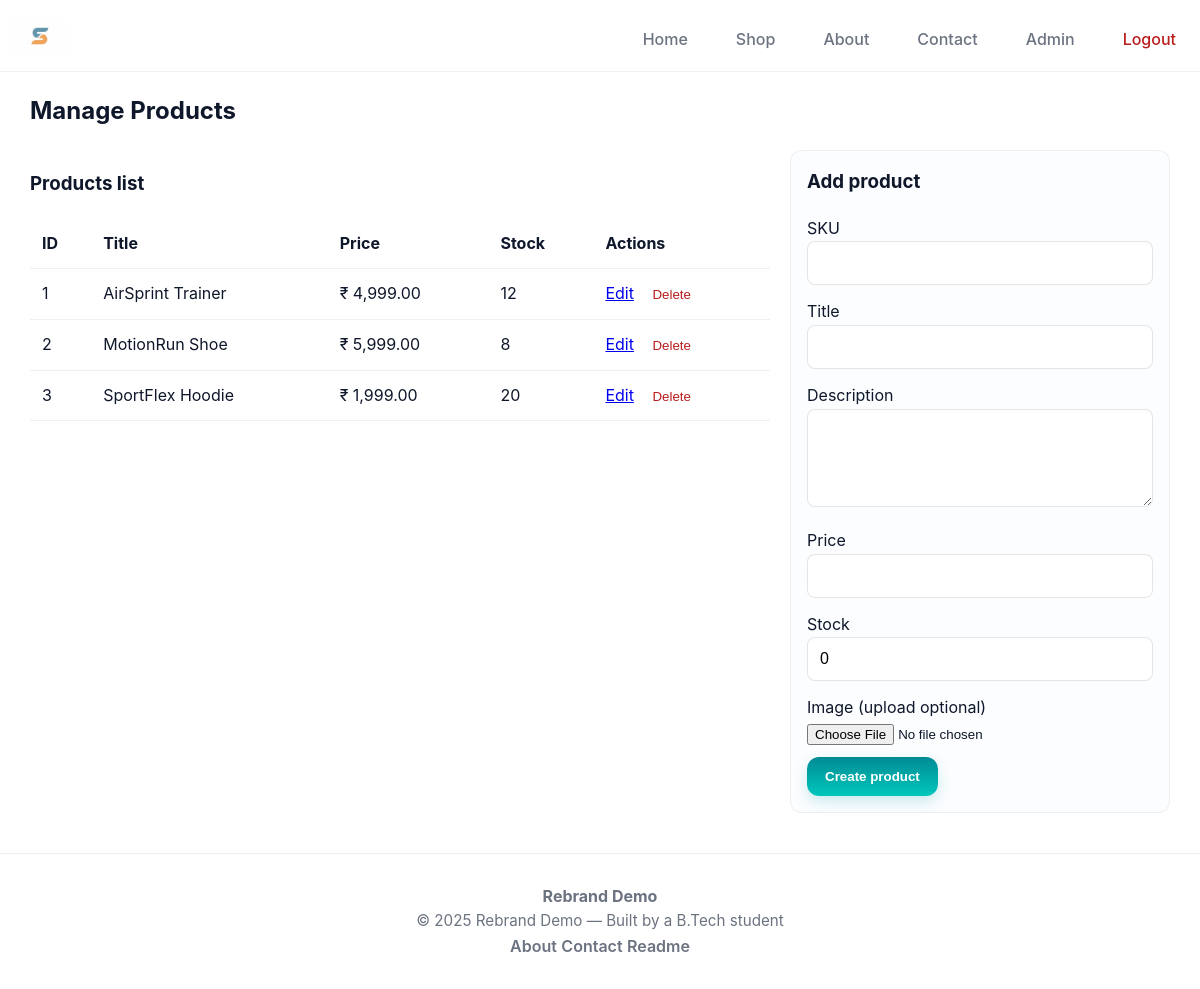
Screenshot of /admin/products.php (signed in) with the database file from the repository.
### tables this page shows
CREATE TABLE IF NOT EXISTS products (
  id INT AUTO_INCREMENT PRIMARY KEY,
  sku VARCHAR(64) NOT NULL UNIQUE,
  title VARCHAR(200) NOT NULL,
  description TEXT NOT NULL,
  price DECIMAL(10,2) NOT NULL,
  image VARCHAR(255) DEFAULT NULL,
  stock INT DEFAULT 0,
  created_at TIMESTAMP DEFAULT CURRENT_TIMESTAMP
);

### admin/products.php (the view, shortened to what this page needs)
<?php
require_once __DIR__ . '/../includes/db.php';
$res = $mysqli->query("SELECT id, sku, title, price, image, stock FROM products ORDER BY created_at DESC");
$products = $res ? $res->fetch_all(MYSQLI_ASSOC) : [];
?>
<?php require_once __DIR__ . '/../includes/header.php'; ?>
<section class="section">
  <h2>Manage Products</h2>
  <div style="display:grid; grid-template-columns: 1fr 380px; gap:20px; align-items:start;">
    <div>
      <h3>Products list</h3>
      <table class="admin-table">
        <thead><tr><th>ID</th><th>Title</th><th>Price</th><th>Stock</th><th>Actions</th></tr></thead>
        <tbody>
          <?php foreach ($products as $p): ?>
            <tr>
              <td><?= (int)$p['id'] ?></td>
              <td><?= htmlspecialchars($p['title']) ?></td>
              <td>₹ <?= number_format($p['price'],2) ?></td>
              <td><?= (int)$p['stock'] ?></td>
              <td>
                <a href="/FUTURE_FS_03/admin/products.php?edit=<?= (int)$p['id'] ?>" style="margin-right:8px;">Edit</a>
                <form method="post" style="display:inline" onsubmit="return confirm('Delete this product?');">
                  <button type="submit" style="background:none;border:none;color:#b91c1c;cursor:pointer;">Delete</button>
                </form>
              </td>
            </tr>
          <?php endforeach; ?>
        </tbody>
      </table>
    </div>
    <aside style="background:var(--surface); padding:16px; border-radius:12px; border:1px solid var(--card-border);">
      <h3 style="margin-top:0;">Add product</h3>
      <form method="post" enctype="multipart/form-data">
        <label>SKU</label>
        <input class="input" name="sku" required>
        <label>Title</label>
        <input class="input" name="title" required>
        <label>Description</label>
        <textarea class="input" name="description" rows="4"></textarea>
        <label>Price</label>
        <input class="input" name="price" type="number" step="0.01" required>
        <label>Stock</label>
        <input class="input" name="stock" type="number" value="0" required>
        <label>Image (upload optional)</label>
        <input type="file" name="image" accept="image/*">
        <div style="margin-top:10px;">
          <button class="btn" type="submit">Create product</button>
        </div>
      </form>
    </aside>
  </div>
</section>
<?php require_once __DIR__ . '/../includes/footer.php'; ?>

### public/css/style.css (style rules this page uses)
:root { --bg: #ffffff; --surface: #fbfdff; --muted: #6b7280; --text: #0f172a; --primary: #0b4a6f; --accent: #f59e0b; --contact-primary: #008b95; --contact-accent: #00c7bb; --contact-text: #ffffff; --card-border: rgba(15,23,42,0.06); --shadow-1: 0 6px 18px rgba(13,27,40,0.08); --shadow-2: 0 10px 30px rgba(13,27,40,0.06); --container: 1180px; --radius-lg: 14px; --radius-md: 10px; --radius-sm: 8px; --nav-height: 72px; }
* { box-sizing:border-box }
body { margin:0; font-family: Inter, system-ui, -apple-system, "Segoe UI", Roboto, Arial; background:var(--bg); color:var(--text); line-height:1.6; font-size:16px; }
.input, textarea { width:100%; padding:12px; border-radius:8px; border:1px solid rgba(0,0,0,0.1); margin-bottom:14px; font-size:1rem; }
button.btn { background:linear-gradient(180deg,var(--contact-primary),var(--contact-accent)); border:none; color:white; padding:12px 18px; border-radius:12px; font-weight:700; cursor:pointer; box-shadow:0 6px 14px rgba(0,150,160,0.18); }
.admin-table { width:100%; border-collapse:collapse; margin-top:20px; }
.admin-table th, .admin-table td { padding:12px; border-bottom:1px solid rgba(0,0,0,0.06); text-align:left; }

### rows the page displays
products: id "1", title "AirSprint Trainer", price "4,999.00", stock "12"
products: id "2", title "MotionRun Shoe", price "5,999.00", stock "8"
products: id "3", title "SportFlex Hoodie", price "1,999.00", stock "20"
